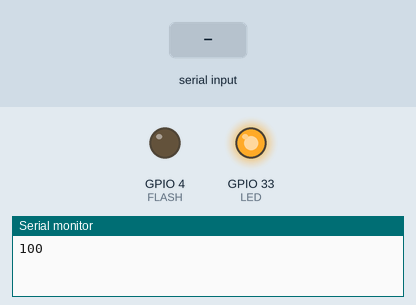
This sketch was run on a simulated ESP32. Parts: output pins drawn as LEDs (lit = HIGH), the last lines printed to the serial monitor. Dashed ring = blinking. The test bench sets the inputs (shaded band). WiFi joins after 1.5 s; servers stay silent unless stated.

Above: at 2.7 s.
2.8 s: "100\n" received over Serial
At 3.17 s:
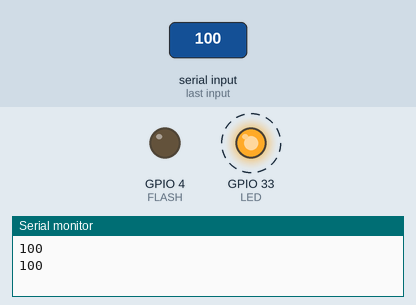
Timing chart, 0 to 5.8 s (numbered marks = the images above; inputs shaded):
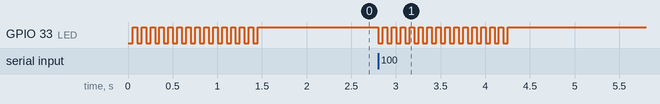

Measured:
- after the input at 2.8 s, GPIO 33 (LED): alternates HIGH for 0.05 s and LOW for 0.05 s, 30 changes in all, then stays HIGH, starting at once

The sketch:

0-client.ino
```cpp
#include "config.h"
#include "pins.h"
#include <WiFi.h>
#include <HTTPClient.h>

unsigned long pings = 0;
bool locked = false;

void blinks(byte pin, byte times)
{
	digitalWrite(pin, pin == LED ? LOW : HIGH);
	delay(times);
	digitalWrite(pin, pin == LED ? HIGH : LOW);
	delay(times);
}

void newWifi()
{
	WiFi.disconnect();
	WiFi.begin(ssid, pass);
	while (WiFi.status() != WL_CONNECTED)
		blinks(LED, 50);
}

void serialEvent()
{
	int httpCode = 0;
	String data = Serial.readStringUntil('\n');

	data.replace(" ", "");
	data.replace("\n", "");
	data.replace("\r", "");
	data.replace("\t", "");

	if (data.toInt() == 423)
	{
		if (WiFi.status() == WL_CONNECTED)
			WiFi.disconnect();
		locked = true;
		Serial.println("1");
		return;
	}
	else if (data.toInt() == 100)
	{
		locked = false;
		Serial.println("100");
		newWifi();
	}
	else if (data.toInt() == 205)
		ESP.restart();
	else if (data.length() > 0 && !locked)
	{
		if (WiFi.status() != WL_CONNECTED)
			newWifi();

		WiFiClient client;
		HTTPClient http;

		http.begin(client, Server + server);
		http.addHeader("Content-Type", "application/x-www-form-urlencoded");
		Serial.println(String(http.POST(data)));
		http.end();
	}
	else
		Serial.println("400");
}

void setup()
{
	Serial.begin(115200);
	pinMode(LED, OUTPUT);
	pinMode(FLASH, OUTPUT);

	newWifi();

	Serial.println("100");
}

void loop(){}
```

config.h
```cpp
char ssid[] = "aKAP";
char pass[] = "^E\%75a54i!!\%n2gMg!P4";
String Server = "http://10.42.0.1:3000",
	server = "/control";
```

pins.h
```cpp
#define LED 	33
#define FLASH	4
```
